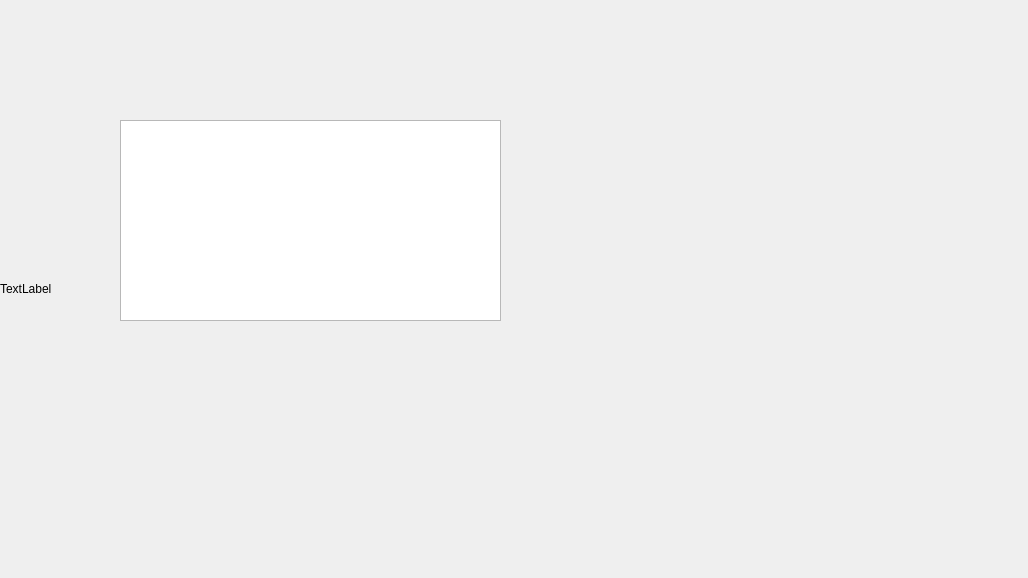
<?xml version="1.0" encoding="UTF-8"?>
<ui version="4.0">
 <class>MainWindow</class>
 <widget class="QMainWindow" name="MainWindow">
  <property name="geometry">
   <rect>
    <x>0</x>
    <y>0</y>
    <width>1028</width>
    <height>578</height>
   </rect>
  </property>
  <property name="windowTitle">
   <string>MainWindow</string>
  </property>
  <widget class="QWidget" name="centralWidget">
   <property name="sizePolicy">
    <sizepolicy hsizetype="Fixed" vsizetype="Fixed">
     <horstretch>0</horstretch>
     <verstretch>0</verstretch>
    </sizepolicy>
   </property>
   <property name="minimumSize">
    <size>
     <width>1028</width>
     <height>578</height>
    </size>
   </property>
   <property name="maximumSize">
    <size>
     <width>1028</width>
     <height>578</height>
    </size>
   </property>
   <widget class="QTextEdit" name="texte">
    <property name="geometry">
     <rect>
      <x>120</x>
      <y>120</y>
      <width>381</width>
      <height>201</height>
     </rect>
    </property>
   </widget>
   <widget class="QLabel" name="label">
    <property name="geometry">
     <rect>
      <x>0</x>
      <y>0</y>
      <width>1028</width>
      <height>578</height>
     </rect>
    </property>
    <property name="minimumSize">
     <size>
      <width>1028</width>
      <height>578</height>
     </size>
    </property>
    <property name="maximumSize">
     <size>
      <width>1028</width>
      <height>578</height>
     </size>
    </property>
    <property name="text">
     <string>TextLabel</string>
    </property>
   </widget>
   <zorder>label</zorder>
   <zorder>texte</zorder>
  </widget>
 </widget>
 <layoutdefault spacing="6" margin="11"/>
 <resources/>
 <connections/>
</ui>
